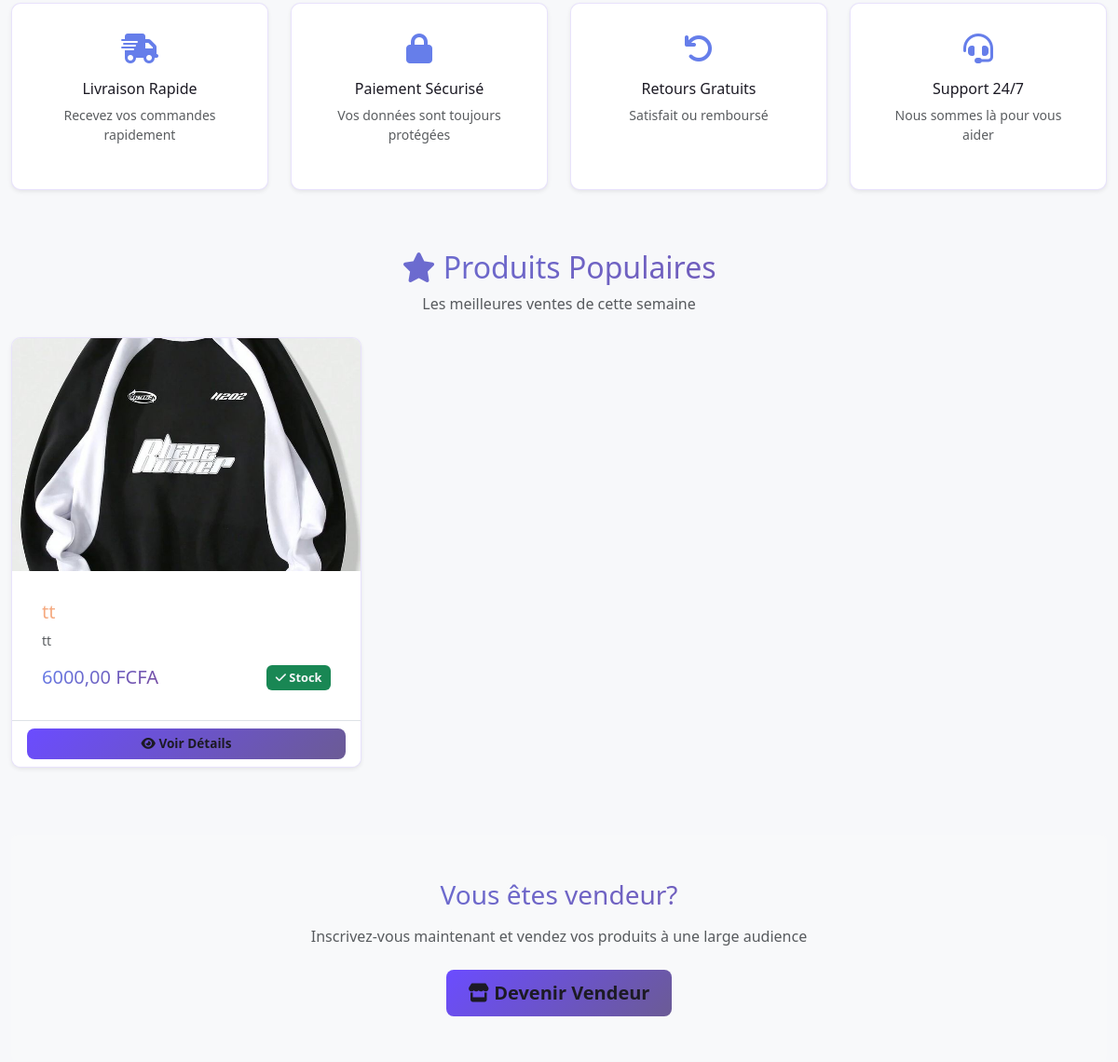
The page / (signed in, middle part) on the database as committed earlier.
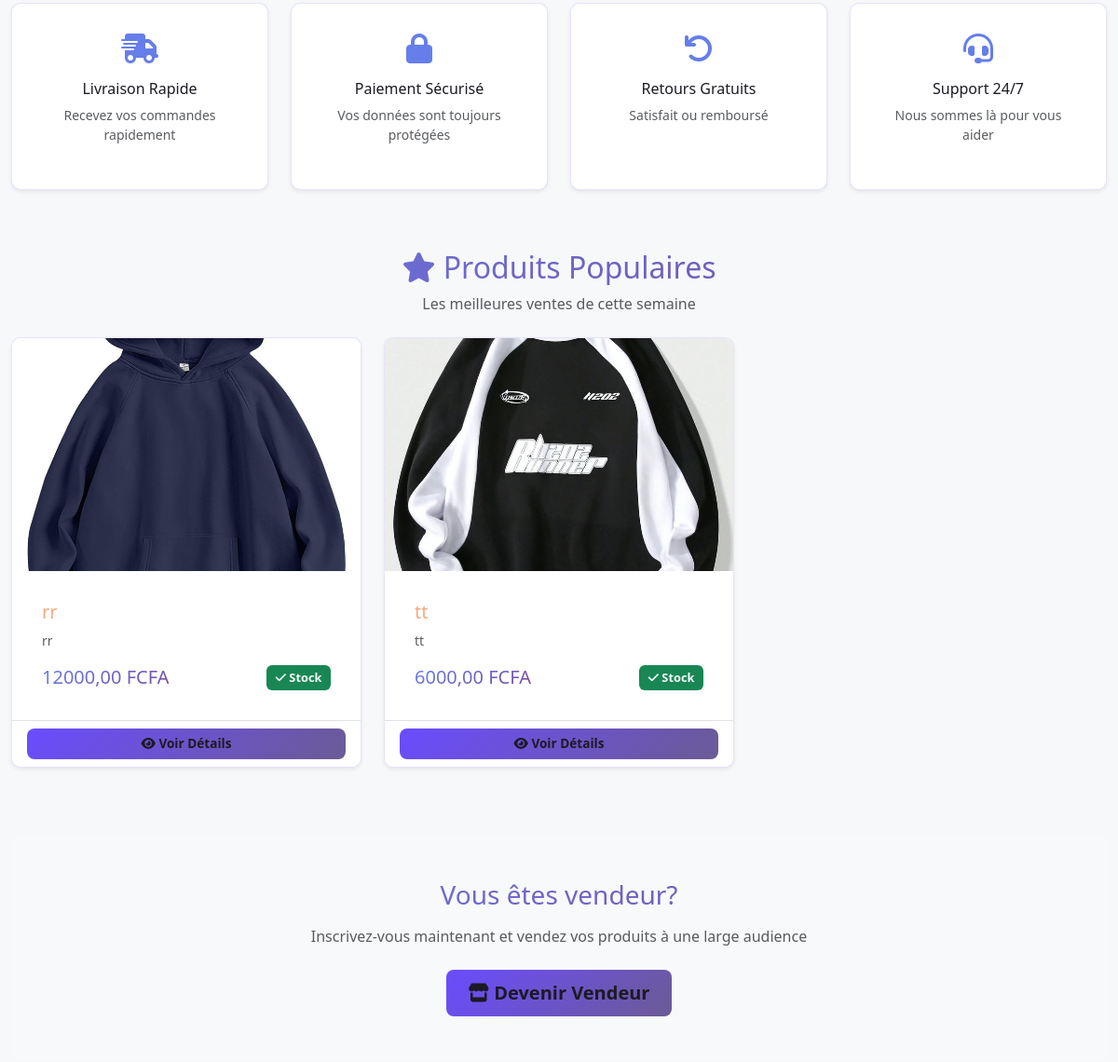
The same page on the database as committed later.
### products/models.py (models this page shows, shortened)
class Product(models.Model):
    seller = models.ForeignKey(User, on_delete=models.CASCADE, related_name="products")
    category = models.ForeignKey(Category, on_delete=models.SET_NULL, null=True, related_name="products")
    title = models.CharField(max_length=255)
    description = models.TextField()
    price = models.DecimalField(max_digits=10, decimal_places=2)
    stock = models.PositiveIntegerField(default=0)
    image = models.ImageField(upload_to='products/')
    is_active = models.BooleanField(default=True)
    created_at = models.DateTimeField(auto_now_add=True)
    updated_at = models.DateTimeField(auto_now=True)
    class Meta:
        ordering = ['-created_at']
    @property
    def average_rating(self):
        reviews = self.reviews.all()
        if reviews:
            return sum(r.rating for r in reviews) / len(reviews)
        return 0

### dashboard/views.py (the view)
# urls.py: path('', views.home, name='home'),
@login_required(login_url='login')
def home(request):
    if request.user.is_authenticated:
        products = Product.objects.filter(is_active=True)[:6]
        cart_count = CartItem.objects.filter(user=request.user).count()
        context = {
            'products': products,
            'cart_count': cart_count,
        }
    else:
        products = Product.objects.filter(is_active=True)[:6]
        context = {'products': products}
    return render(request, 'dashboard/home.html', context)

### templates/dashboard/home.html (shortened to what the changed rows need)
{% extends 'base.html' %}
{% block content %}
<div class="mb-5">
    <div class="text-center mb-4">
        <h2 class="text-gradient">
            <i class="fas fa-star"></i> Produits Populaires
        </h2>
    </div>
    <div class="row">
        {% for product in products %}
            <div class="col-md-6 col-lg-4 mb-4">
                <div class="card h-100 shadow-sm transition-all">
                    {% if product.image %}
                        <img src="{{ product.image.url }}" class="card-img-top" alt="{{ product.title }}" style="height: 250px; object-fit: cover;">
                    {% else %}
                        <div class="card-img-top bg-light d-flex align-items-center justify-content-center" style="height: 250px;">
                            <i class="fas fa-image text-muted" style="font-size: 3rem;"></i>
                        </div>
                    {% endif %}
                    <div class="card-body">
                        <h5 class="card-title">{{ product.title }}</h5>
                        <p class="card-text text-muted small">{{ product.description|truncatewords:15 }}</p>
                        <div class="d-flex justify-content-between align-items-center">
                            <span class="h5 text-gradient mb-0">{{ product.price }} FCFA</span>
                            {% if product.stock > 0 %}
                                <span class="badge bg-success">
                                    <i class="fas fa-check"></i> Stock
                                </span>
                            {% else %}
                                <span class="badge bg-danger">Rupture</span>
                            {% endif %}
                        </div>
                    </div>
                    <div class="card-footer bg-white border-top">
                        <a href="{% url 'product_detail' product.pk %}" class="btn btn-primary btn-sm w-100">
                            <i class="fas fa-eye"></i> Voir Détails
                        </a>
                    </div>
                </div>
            </div>
        {% endfor %}
    </div>
</div>
{% endblock %}

Rows that differ between the two databases and show on the page:
added Product: image (picture), title "rr", description "rr", price "12000,00", stock 12 (drawn)
